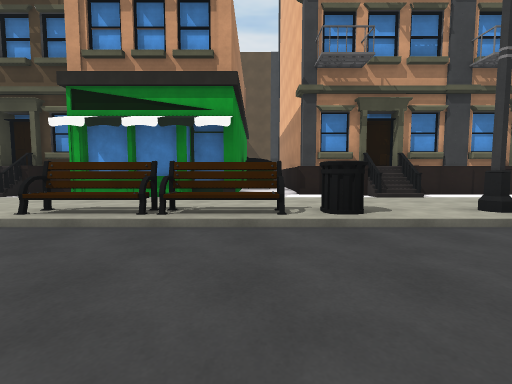
View 1 (above)

16 first-person views from a walk through a scene from a Unity 3-D project. The camera is 1.2 m above the floor, tilts 4° down and sees 90° across. The floor is counted in squares, 2 m on a side. Each view is taken from the middle of a square. On the plan, view 1 faces up. The plan holds only what a view shows up to about 9 squares ahead; the rest is blank. The place goes on beyond the plan. The player is left out. Surface patterns are stand-ins for the level's own textures.

View 2
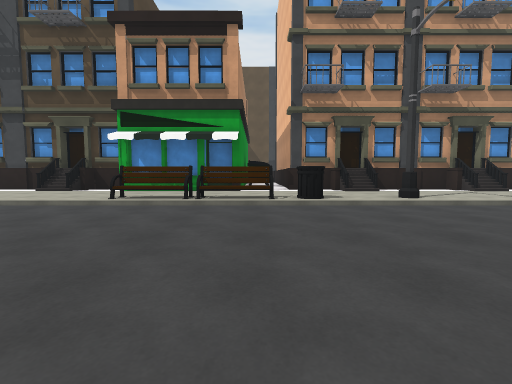

View 3
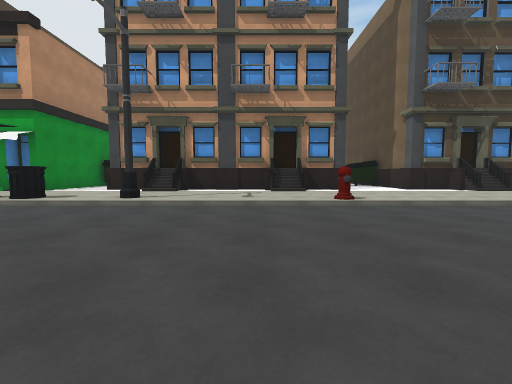

View 4
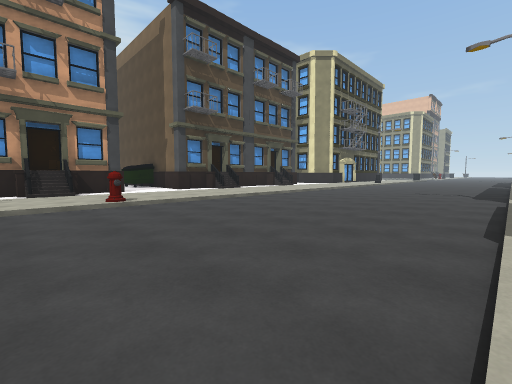

View 5
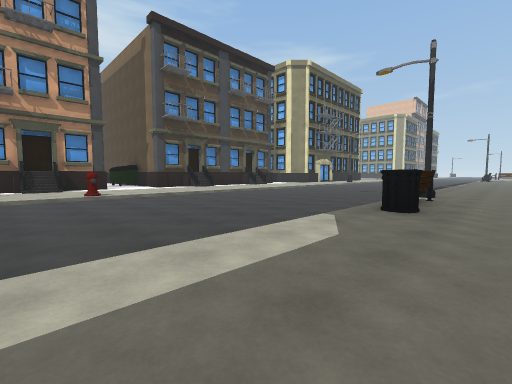

View 6
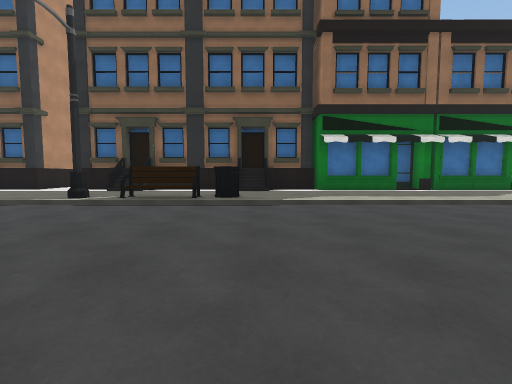

View 7
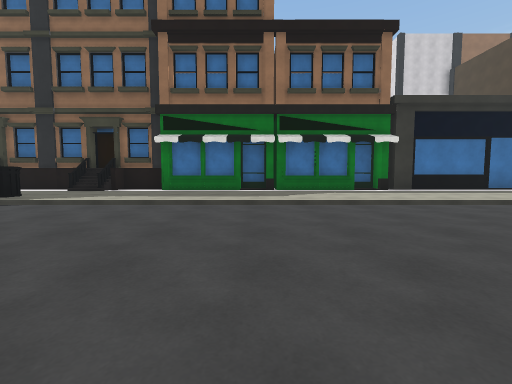

View 8
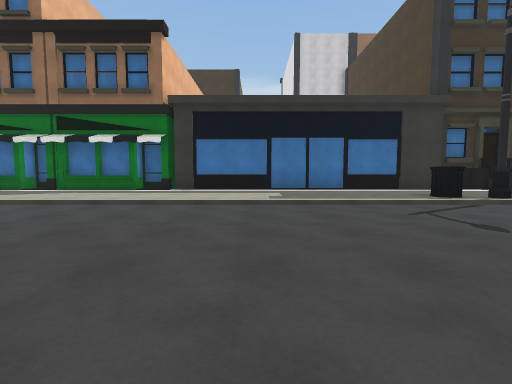

View 9
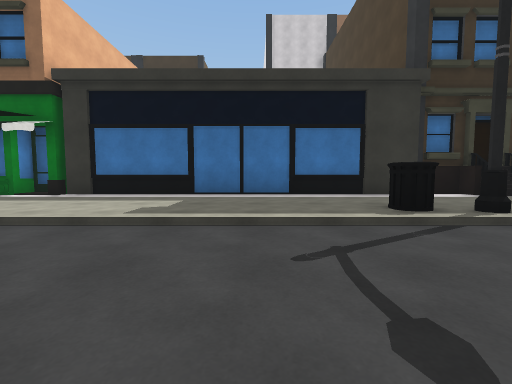

View 10
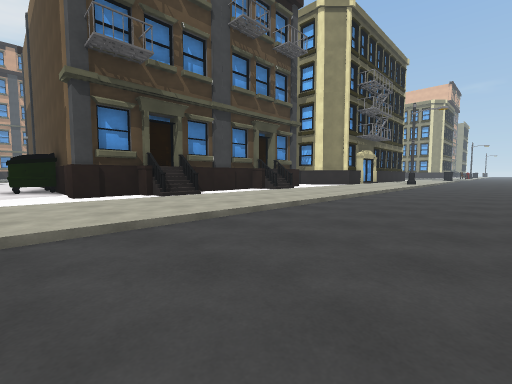

View 11
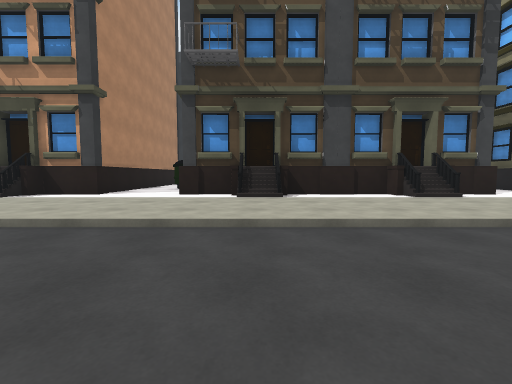

View 12
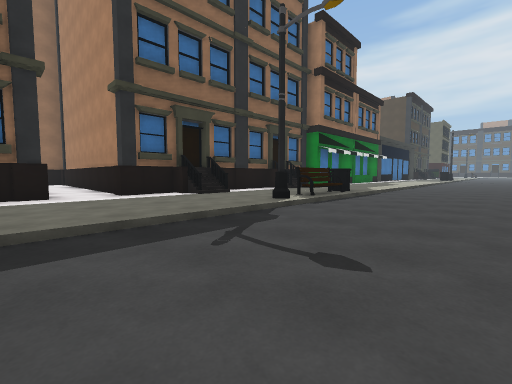

View 13
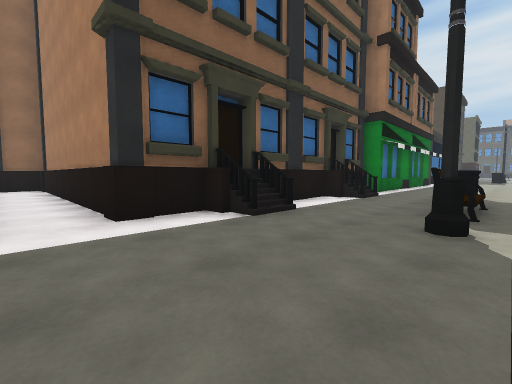

View 14
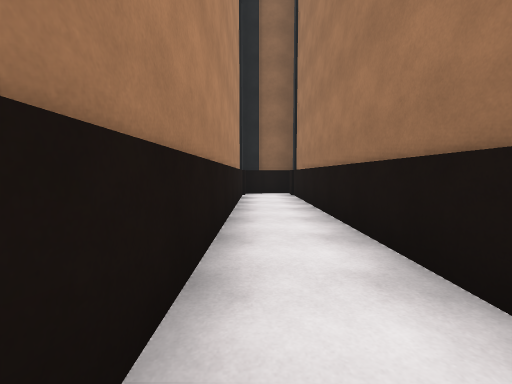

View 15
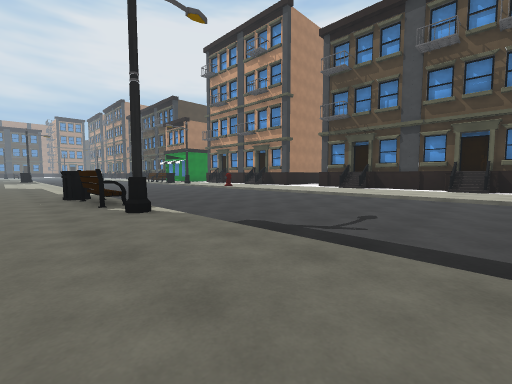

View 16
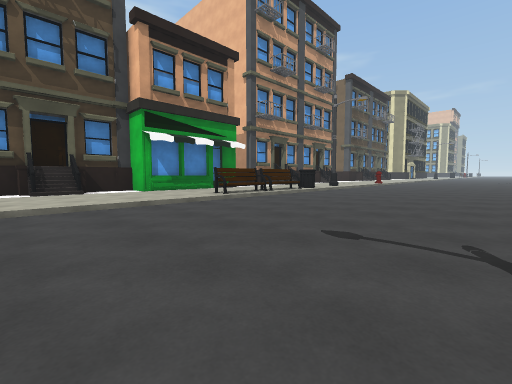

### Floor plan
Key: @ floor where view 1 was taken; # wall or solid block; . main floor; - floor 0.25 m lower than the main floor; / step, stairs or slope; O other object.
Columns run from 7 left of view 1 to 18 right of it. Each row starts with its distance up from view 1.
 10                  .O
  9                 #.#
  8                 #.#
  7 ####  ###########.########
  6 ./.###.#../.../...../.../.
  5 ..........................
  4 ....OOOOO.................
  3 //////////O////O//////////
  2 --------------------------
  1 --------------------------
  0 -------@------------------
 -1 --------------------------
 -2 --------------------------
 -3 O////////////////////O////
 -4 .O................OO......
 -5 ..........................
 -6 .........###.##../.../....
 -7 ########################.#
 -8                        #.#
 -9                        #.#
-10                        #.#
-11                        #.#
-12                        #.#
-13                        #.#
-14                        #.#
-15                        ###

Positions as (right, up) in squares from view 1, and headings:
1: (0, 0), facing up
2: (0, -2), facing up
3: (6, -2), facing up
4: (6, -3), facing up-right
5: (6, -5), facing up-right
6: (10, 2), facing down
7: (5, 2), facing down
8: (-2, 2), facing down
9: (-4, 0), facing down
10: (10, 0), facing up-right
11: (13, 0), facing up
12: (18, 0), facing down-left
13: (17, -3), facing down-left
14: (17, -7), facing down
15: (18, -5), facing up-left
16: (-7, -2), facing up-right
